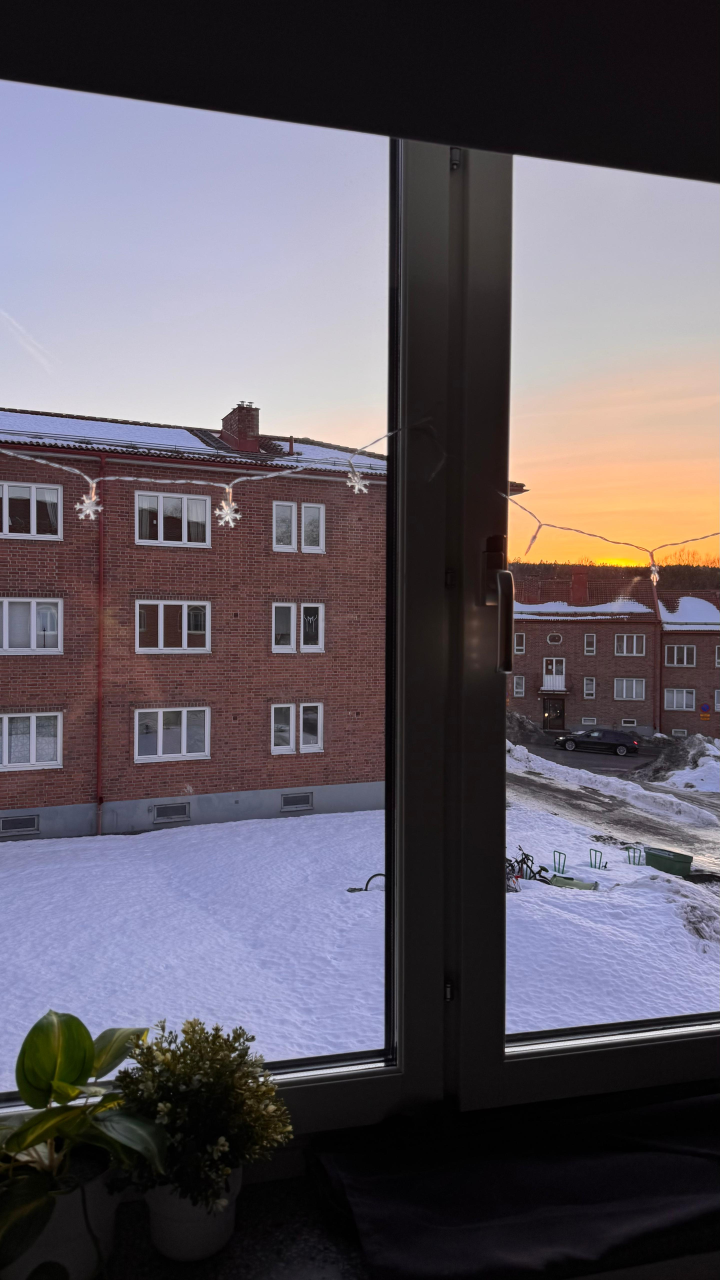
#> input picture lab6/input/foto1.jpeg, 2880 x 5120 px (shown at 1/4 size)
$ python warping.py
#> lines starting #> are read from the running program, lines starting #| are printed output that depends on the picture
import os
import cv2
import numpy as np


def ensure_dir(path: str) -> None:
    os.makedirs(path, exist_ok=True)


def read_images(input_dir: str, img1_name: str, img2_name: str):
#> called with input_dir = 'input', img1_name = 'foto1.jpeg', img2_name = 'foto2.jpeg'
    img1_path = os.path.join(input_dir, img1_name)
    img2_path = os.path.join(input_dir, img2_name)

    img1 = cv2.imread(img1_path)
#> img1 is the input picture: shape (5120, 2880, 3); mean B, G, R 98.4, 89.9, 96.5
    img2 = cv2.imread(img2_path)
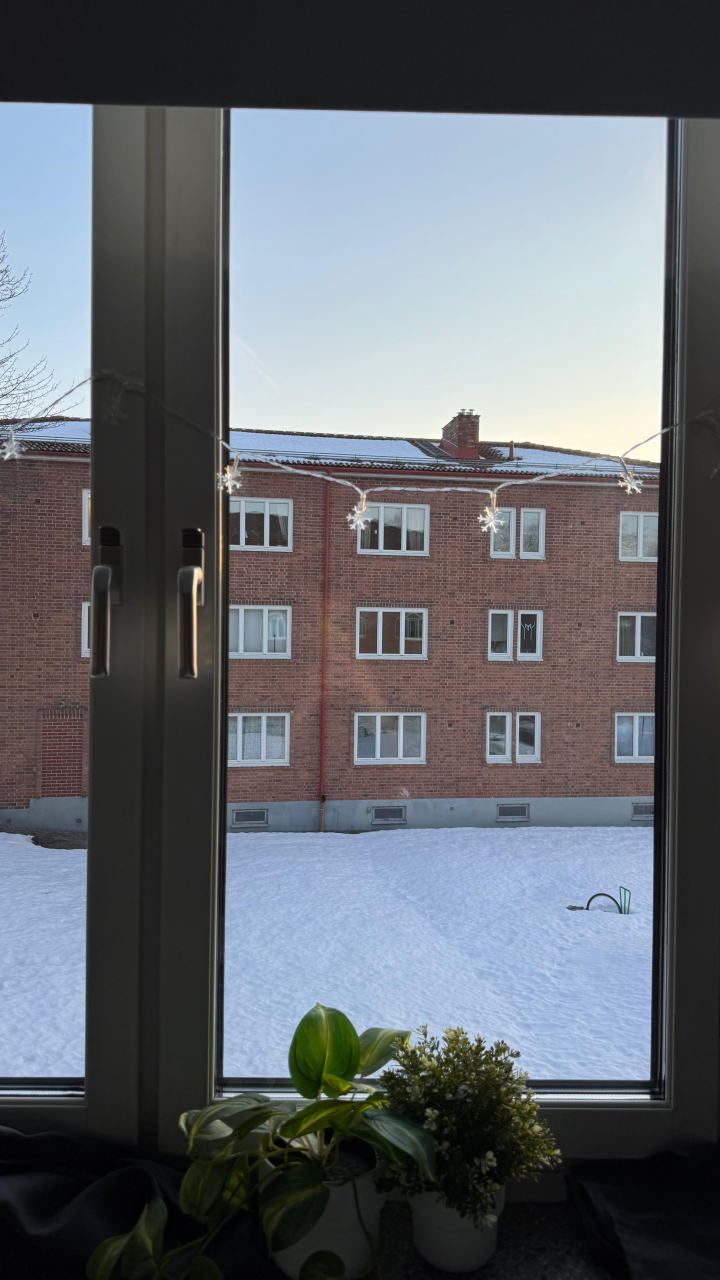
#> input picture lab6/input/foto2.jpeg, 2880 x 5120 px (shown at 1/4 size)
#> img2 is the input picture: shape (5120, 2880, 3); mean B, G, R 109, 103.3, 99

    if img1 is None:
        raise FileNotFoundError(f"Could not read image: {img1_path}")
    if img2 is None:
        raise FileNotFoundError(f"Could not read image: {img2_path}")

    return img1, img2


def detect_and_describe_sift(image, nfeatures=2000):
#> called with nfeatures = 2500
    gray = cv2.cvtColor(image, cv2.COLOR_BGR2GRAY)
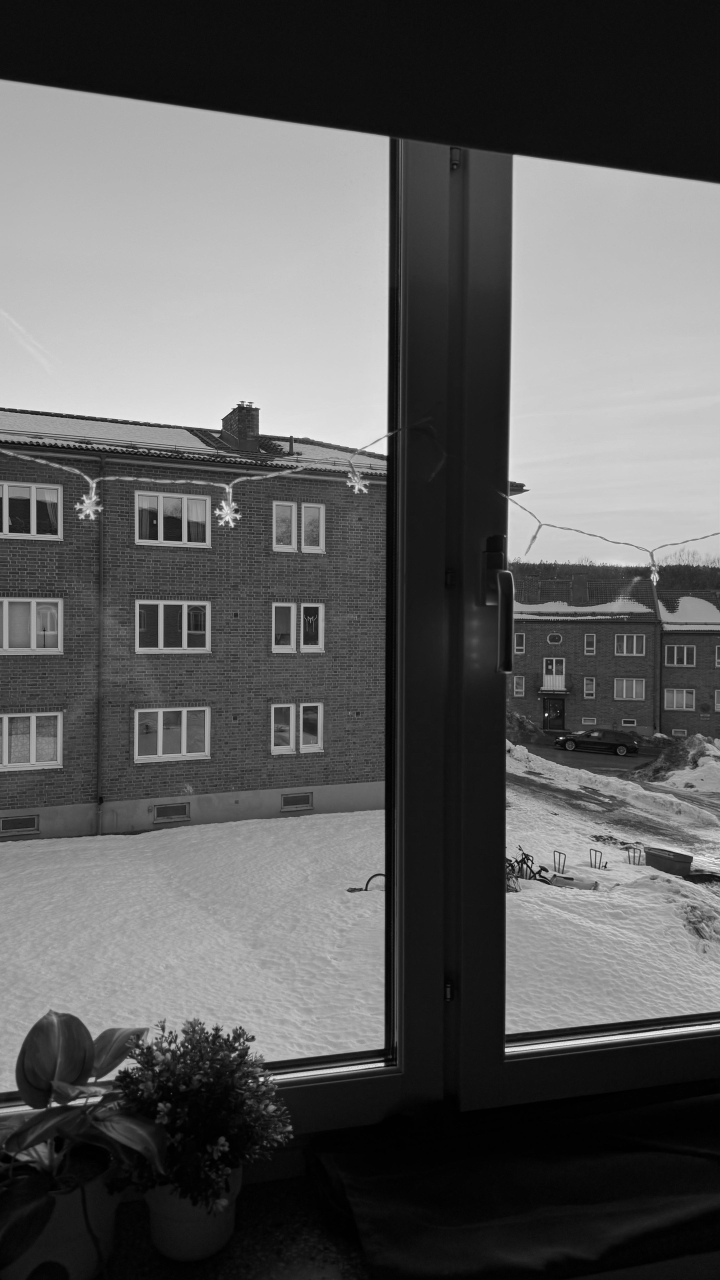
#> gray: shape (5120, 2880) (shown at 1/4 size); min 0, max 255, mean 92.9
    sift = cv2.SIFT_create(nfeatures=nfeatures)
#> (the run stopped early here; a loop or call above may not have finished)
